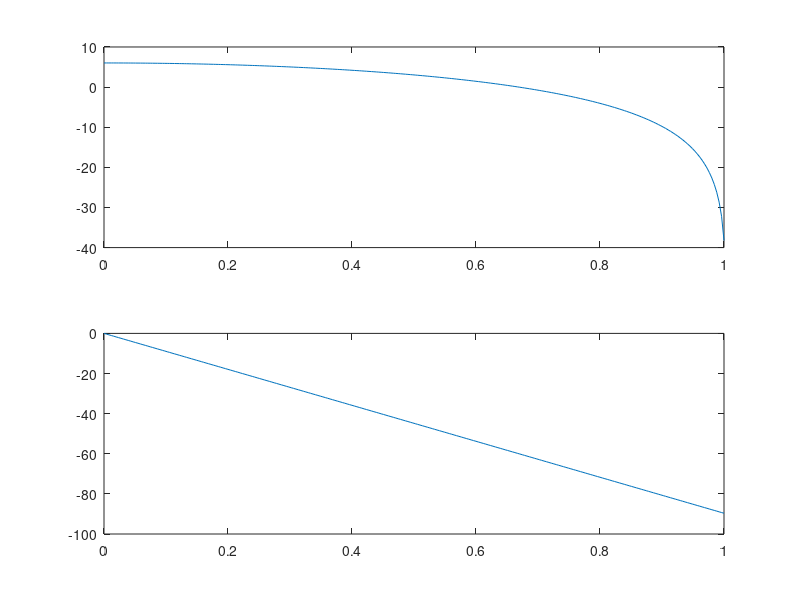
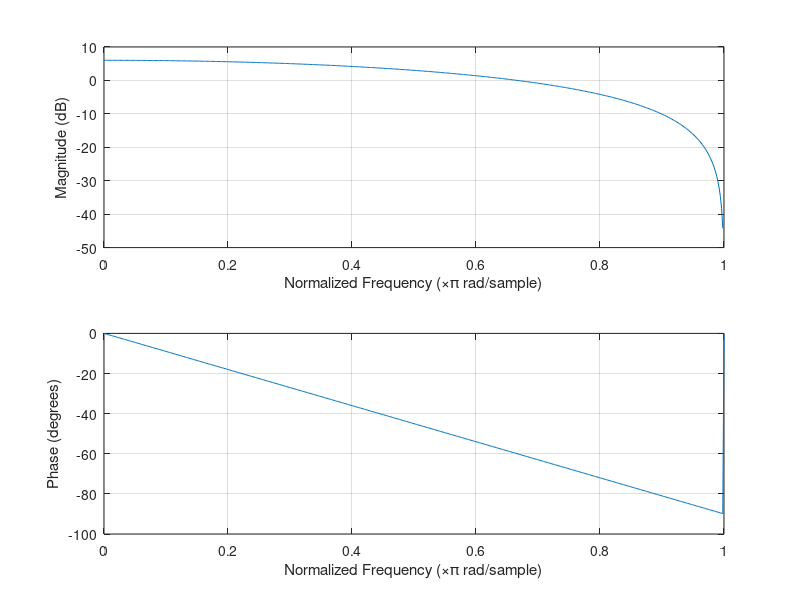

These figures' MATLAB source, in order:
% freqDomainFilterAnalysis.m
% 3/1/21
% Dan Hirlinger

clear; clc;

N = 512;

k = 128;

e = exp((-1j*2*pi*k)/N);

% Amplutide
abs(e)

% Angle
angle(e)

for k = 0:(N/2)-1
    H(k+1,1) = 1 + exp((-1j*2*pi*k)/N);
end

% Amplutide
ampH = abs(H);

% Angle
angleH = angle(H);

normF = [0:(N/2)-1] / ((N/2)-1);
subplot(2,1,1);
plot(normF,20*log10(ampH)); % magnitude / amplitude plot
subplot(2,1,2);
plot(normF,angleH*(180/pi));

figure;
freqz([1 1]);

